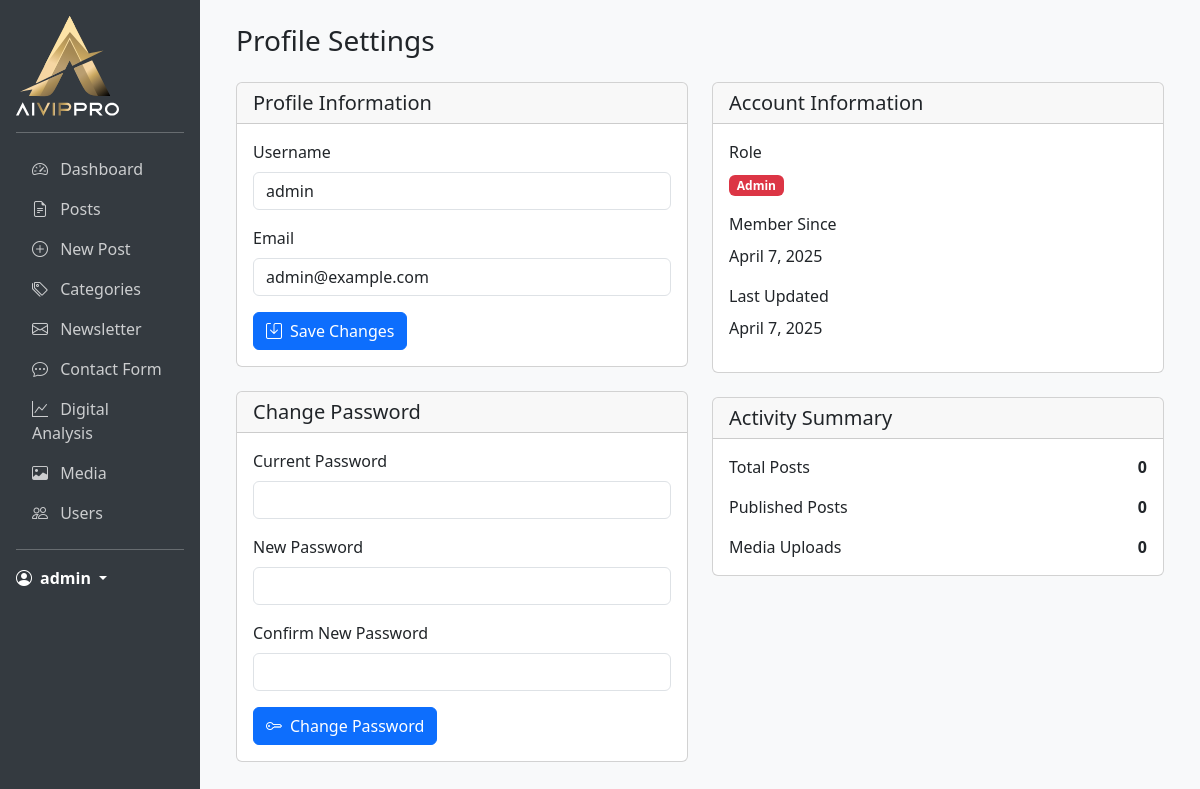
/admin/index.php?page=profile (signed in), run on the app's committed database.
### tables this page shows
CREATE TABLE IF NOT EXISTS users (
    id INT PRIMARY KEY AUTO_INCREMENT,
    username VARCHAR(50) NOT NULL UNIQUE,
    email VARCHAR(100) NOT NULL UNIQUE,
    password VARCHAR(255) NOT NULL,
    first_name VARCHAR(50) NOT NULL,
    last_name VARCHAR(50) NOT NULL,
    role ENUM('admin', 'author') NOT NULL DEFAULT 'author',
    status ENUM('active', 'inactive') NOT NULL DEFAULT 'active',
    last_login DATETIME,
    created_at DATETIME NOT NULL DEFAULT CURRENT_TIMESTAMP,
    updated_at DATETIME NOT NULL DEFAULT CURRENT_TIMESTAMP ON UPDATE CURRENT_TIMESTAMP,
    INDEX idx_username (username),
    INDEX idx_email (email),
    INDEX idx_role (role),
    INDEX idx_status (status)
);

### admin/pages/profile.php (the view, shortened to what this page needs)
<?php
$db = new Database();
$conn = $db->getConnection();
$stmt = $conn->prepare("SELECT * FROM users WHERE id = ?");
$stmt->bind_param("i", $_SESSION['user_id']);
$stmt->execute();
$user = $stmt->get_result()->fetch_assoc();
?>
<div class="container-fluid">
    <h1 class="h3 mb-4">Profile Settings</h1>
    <div class="row">
        <div class="col-md-6">
            <div class="card mb-4">
                <div class="card-header">
                    <h5 class="card-title mb-0">Profile Information</h5>
                </div>
                <div class="card-body">
                    <form id="profile-form">
                        <div class="mb-3">
                            <label for="username" class="form-label">Username</label>
                            <input type="text" class="form-control" id="username" name="username"
                                   value="<?php echo htmlspecialchars($user['username']); ?>" required>
                        </div>
                        <div class="mb-3">
                            <label for="email" class="form-label">Email</label>
                            <input type="email" class="form-control" id="email" name="email"
                                   value="<?php echo htmlspecialchars($user['email']); ?>" required>
                        </div>
                        <button type="submit" class="btn btn-primary">
                            <i class="bi bi-save me-2"></i>Save Changes
                        </button>
                    </form>
                </div>
            </div>
            <div class="card">
                <div class="card-header">
                    <h5 class="card-title mb-0">Change Password</h5>
                </div>
                <div class="card-body">
                    <form id="password-form">
                        <div class="mb-3">
                            <label for="current_password" class="form-label">Current Password</label>
                            <input type="password" class="form-control" id="current_password" name="current_password" required>
                        </div>
                        <div class="mb-3">
                            <label for="new_password" class="form-label">New Password</label>
                            <input type="password" class="form-control" id="new_password" name="new_password" required>
                        </div>
                        <div class="mb-3">
                            <label for="confirm_password" class="form-label">Confirm New Password</label>
                            <input type="password" class="form-control" id="confirm_password" name="confirm_password" required>
                        </div>
                        <button type="submit" class="btn btn-primary">
                            <i class="bi bi-key me-2"></i>Change Password
                        </button>
                    </form>
                </div>
            </div>
        </div>
        <div class="col-md-6">
            <div class="card mb-4">
                <div class="card-header">
                    <h5 class="card-title mb-0">Account Information</h5>
                </div>
                <div class="card-body">
                    <div class="mb-3">
                        <label class="form-label">Role</label>
                        <div>
                            <span class="badge bg-<?php echo $user['role'] === 'admin' ? 'danger' : 'primary'; ?>">
                                <?php echo ucfirst($user['role']); ?>
                            </span>
                        </div>
                    </div>
                    <div class="mb-3">
                        <label class="form-label">Member Since</label>
                        <div>
                            <?php echo date('F j, Y', strtotime($user['created_at'])); ?>
                        </div>
                    </div>
                    <div class="mb-3">
                        <label class="form-label">Last Updated</label>
                        <div>
                            <?php echo date('F j, Y', strtotime($user['updated_at'])); ?>
                        </div>
                    </div>
                </div>
            </div>
            <?php
            $db = new Database();
            $conn = $db->getConnection();
            $statsStmt = $conn->prepare("SELECT
                (SELECT COUNT(*) FROM posts WHERE author_id = ?) as total_posts,
                (SELECT COUNT(*) FROM posts WHERE author_id = ? AND status = 'published') as published_posts,
                (SELECT COUNT(*) FROM media WHERE uploaded_by = ?) as total_media");
            $statsStmt->bind_param("iii", $_SESSION['user_id'], $_SESSION['user_id'], $_SESSION['user_id']);
            $statsStmt->execute();
            $stats = $statsStmt->get_result()->fetch_assoc();
            ?>
            <div class="card">
                <div class="card-header">
                    <h5 class="card-title mb-0">Activity Summary</h5>
                </div>
                <div class="card-body">
                    <div class="d-flex justify-content-between mb-3">
                        <div>Total Posts</div>
                        <div class="fw-bold"><?php echo $stats['total_posts']; ?></div>
                    </div>
                    <div class="d-flex justify-content-between mb-3">
                        <div>Published Posts</div>
                        <div class="fw-bold"><?php echo $stats['published_posts']; ?></div>
                    </div>
                    <div class="d-flex justify-content-between">
                        <div>Media Uploads</div>
                        <div class="fw-bold"><?php echo $stats['total_media']; ?></div>
                    </div>
                </div>
            </div>
        </div>
    </div>
</div>

### data on the page
users: username "admin", email "admin@example.com", role "Admin", created_at "April 7, 2025", updated_at "April 7, 2025"

### other printed values
$_SESSION['username'] "admin"
$stats['total_posts'] "0"
$stats['published_posts'] "0"
$stats['total_media'] "0"
